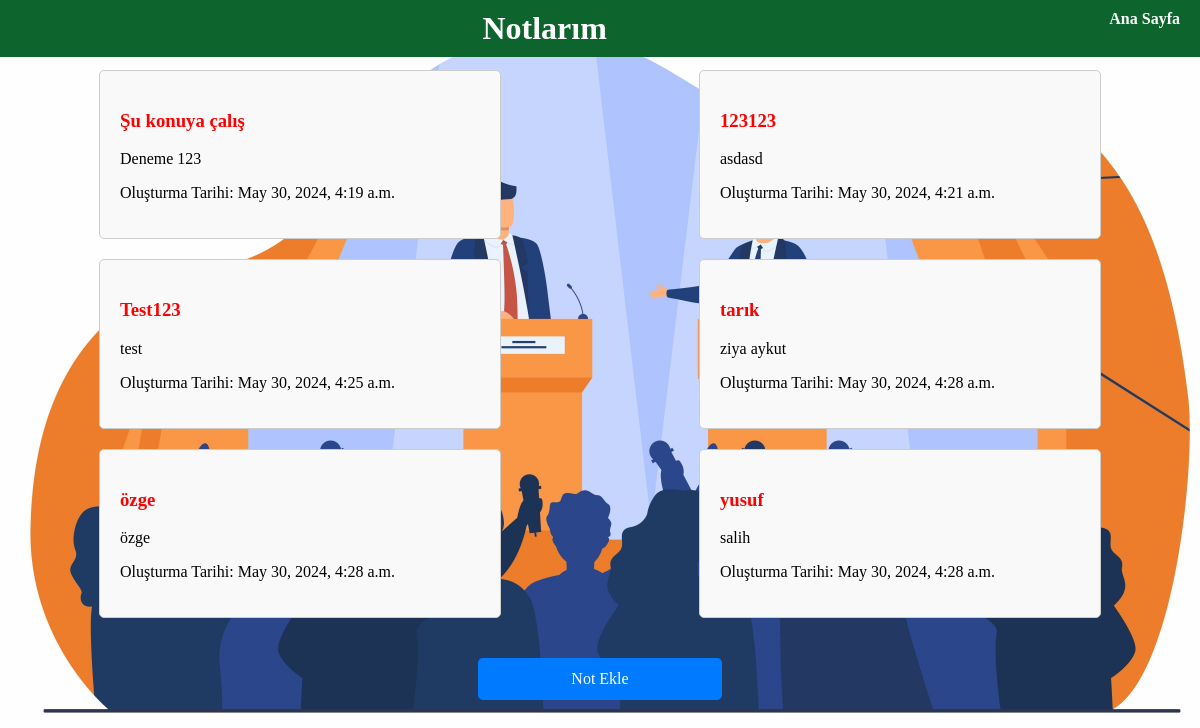
Page /users/profil/ (signed in) on the committed database.
### users/models.py (models this page shows, shortened)
class Not(models.Model):
    user = models.ForeignKey(CustomUser, on_delete=models.CASCADE)
    baslik = models.CharField(max_length=100)
    icerik = models.TextField()
    olusturma_tarihi = models.DateTimeField(auto_now_add=True)

### users/views.py (the view)
# urls.py: path('profil/', profil, name='users-profil'),
def profil(request):
    if isinstance(request.user, AnonymousUser):
        return redirect('giris')
    user = request.user
    notlar = Not.objects.filter(user=user)
    return render(request, 'users/profil.html', {'notlar': notlar})

### users/templates/users/profil.html (shortened to what this page needs)
{% load static %}
<!DOCTYPE html>
<html lang="en">
<head>
</head>
<body>
    <div class="navbar">
        <h1>Notlarım</h1>
        <a href="http://127.0.0.1:8000/">Ana Sayfa</a>
    </div>
    <div class="container">
        {% if notlar %}
            {% for not in notlar %}
                <div class="notlar">
                    <h3>{{ not.baslik }}</h3>
                    <p>{{ not.icerik }}</p>
                    <p>Oluşturma Tarihi: {{ not.olusturma_tarihi }}</p>
                </div>
            {% endfor %}
        {% else %}
            <p style="text-align: center;">Henüz not eklenmemiş.</p>
        {% endif %}
    </div>
    <a href="{% url 'not_ekle' %}" class="not-ekle-link">Not Ekle</a>
</body>
</html>

### users/templates/users/profil.html (style rules this page uses)
body { margin: 0; padding: 0; background-color: #004d0080; background-image: url('8533-scaled.jpg'); background-size: cover; background-position: center; background-attachment: fixed; }
.navbar { background-color: #0d652d; position: fixed; width: 100%; padding: 10px 0; top: 0; left: 0; z-index: 1000; text-align: center; }
.navbar h1 { margin: 0; color: #fff; display: inline-block; }
.navbar a { color: #fff; text-decoration: none; padding: 0 20px; font-weight: bold; display: inline-block; float: right; }
.container { display: flex; flex-wrap: wrap; justify-content: space-around; align-items: flex-start; margin-top: 70px; }
.notlar { width: 30%; margin-bottom: 20px; padding: 20px; border: 1px solid #ccc; border-radius: 5px; background-color: #f9f9f9; }
.notlar h3 { color: red; }
.not-ekle-link { display: block; text-align: center; margin: 20px auto; max-width: 200px; border: 2px solid #007bff; border-radius: 5px; background-color: #007bff; color: #fff; padding: 10px 20px; text-decoration: none; transition: background-color 0.3s ease; }

### rows in the picture
Not: baslik "Şu konuya çalış", icerik "Deneme 123", olusturma_tarihi "May 30, 2024, 4:19 a.m."
Not: baslik "123123", icerik "asdasd", olusturma_tarihi "May 30, 2024, 4:21 a.m."
Not: baslik "Test123", icerik "test", olusturma_tarihi "May 30, 2024, 4:25 a.m."
Not: baslik "tarık", icerik "ziya aykut", olusturma_tarihi "May 30, 2024, 4:28 a.m."
Not: baslik "özge", icerik "özge", olusturma_tarihi "May 30, 2024, 4:28 a.m."
Not: baslik "yusuf", icerik "salih", olusturma_tarihi "May 30, 2024, 4:28 a.m."
